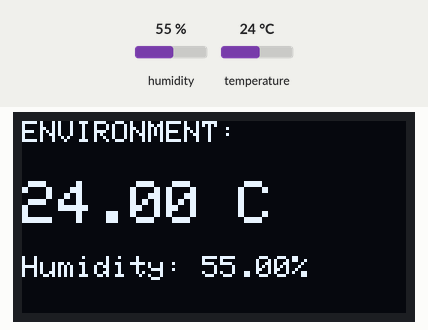
A sketch run on a simulated Arduino Uno, built with avr-gcc and run on an emulated ATmega328P. On the bench: 128×64 one-colour display. Inputs (shaded band) come from the test bench; at power-on: humidity 55 %, temperature 24 °C.

Above: at 3.2 s.
3.3 s: humidity set to 22 %
At 4.9 s:
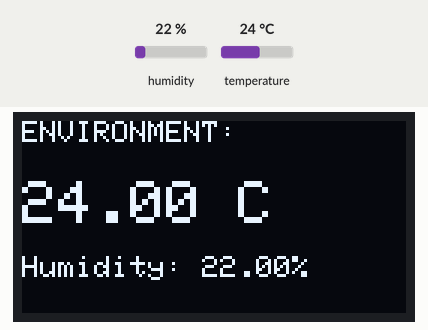
6.0 s: temperature set to 12 °C
At 6.5 s:
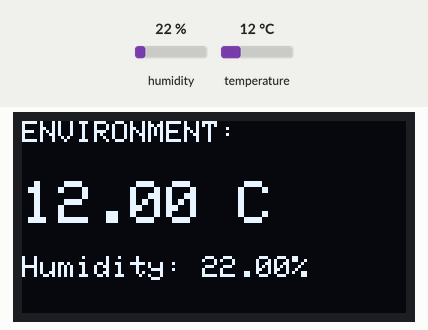
8.7 s: humidity set to 40 %
At 11.1 s:
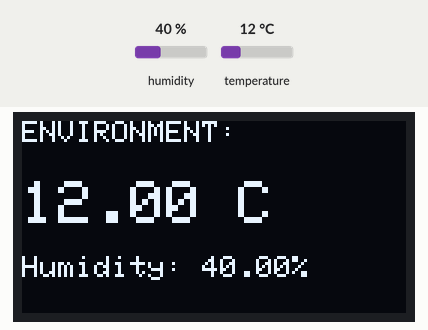
11.7 s: temperature set to 19 °C
At 12.7 s:
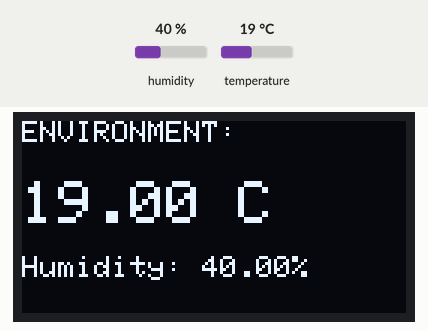
Timing chart, 0 to 14.7 s (numbered marks = the images above; inputs shaded):
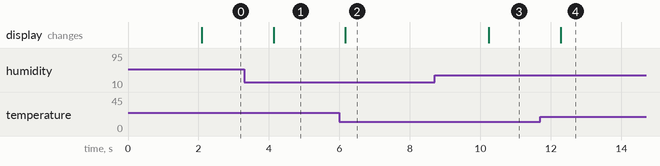

Measured:
- after the input at 3.3 s, the display: changes after 0.83 s (image 1)
- after the input at 6.0 s, the display: changes after 0.17 s (image 2)
- after the input at 8.7 s, the display: changes after 1.5 s (image 3)
- after the input at 11.7 s, the display: changes after 0.58 s (image 4)

The sketch:

DHT22andOled.ino
```cpp
#include <Wire.h>
#include <Adafruit_GFX.h>
#include <Adafruit_SSD1306.h>
#include <DHT.h>

// OLED Setup
#define SCREEN_WIDTH 128
#define SCREEN_HEIGHT 64
Adafruit_SSD1306 display(SCREEN_WIDTH, SCREEN_HEIGHT, &Wire, -1);

// DHT Setup
#define DHTPIN 4
#define DHTTYPE DHT22
DHT dht(DHTPIN, DHTTYPE);

void setup() {
  Serial.begin(115200);
  dht.begin();

  // Initialize OLED (Address 0x3C is common for these screens)
  if(!display.begin(SSD1306_SWITCHCAPVCC, 0x3C)) {
    Serial.println(F("OLED failed to start. Check wiring!"));
    for(;;);
  }

  display.clearDisplay();
  display.setTextColor(WHITE);
  display.setTextSize(1);
  display.setCursor(0, 10);
  display.println("System Initializing...");
  display.display();
  delay(2000);
}

void loop() {
  float h = dht.readHumidity();
  float t = dht.readTemperature();

  display.clearDisplay();

  if (isnan(h) || isnan(t)) {
    display.setCursor(0, 10);
    display.println("Sensor Error!");
  } else {
    // Show Temperature
    display.setTextSize(1);
    display.setCursor(0, 0);
    display.println("ENVIRONMENT:");

    display.setTextSize(2);
    display.setCursor(0, 20);
    display.print(t);
    display.print(" C");

    // Show Humidity
    display.setTextSize(1);
    display.setCursor(0, 45);
    display.print("Humidity: ");
    display.print(h);
    display.print("%");
  }

  display.display(); // Actually push data to the screen
  delay(2000);
}
```
